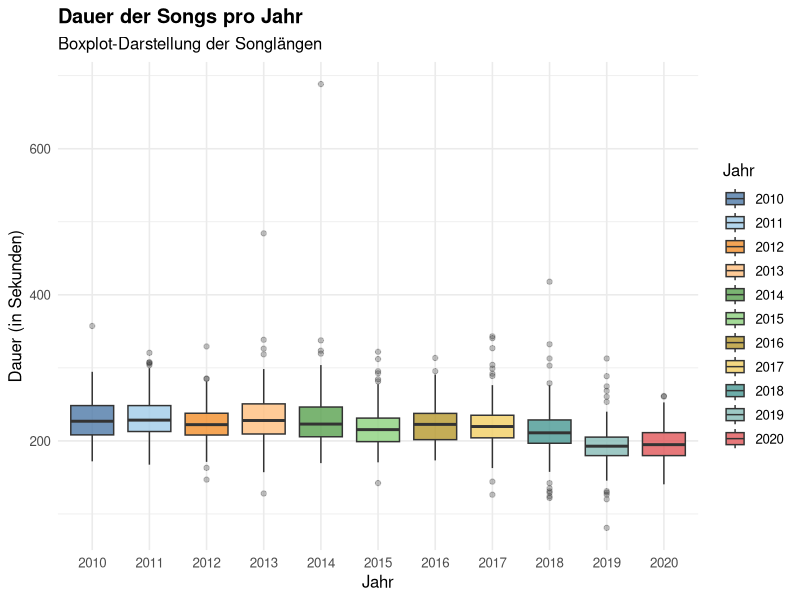

Recreate this plot in R.
## ---- chunk 1
knitr::opts_chunk$set(echo = TRUE)
## ---- chunk 2
fuenf <- 5 
print(fuenf)
fuenf * 4
## ---- chunk 3
library(ggplot2)
library(ggthemes)
spotify_data <- read.csv("./data/charts.csv")

beispiel_dauerprojahr_plot <- ggplot(data = spotify_data,
                                     aes(x = as.factor(year),
                                         y = duration_ms/1000)) +
  geom_boxplot(aes(fill = factor(year)), 
               alpha = 0.8,           
               outlier.alpha = 0.3) +  
  scale_fill_tableau("Tableau 20",     
                    name = "Jahr") +
  labs(title = "Dauer der Songs pro Jahr",
       subtitle = "Boxplot-Darstellung der Songlängen",
       x = "Jahr",
       y = "Dauer (in Sekunden)") +
  theme_minimal(base_size = 12) +
  theme(legend.position = "right",
        plot.title = element_text(face = "bold"))

beispiel_dauerprojahr_plot
## ---- chunk 4
mein_tempo_minimum <- 120 

mein_genre <- as.character("dance pop")

mein_dance <- 0.65

mein_db <- -7

mein_value <- 0.50

algoRuthmus <- function(songtitel) {
  auswahl <- spotify_data[spotify_data$title == songtitel, ]
  punkte <-  0
  if(auswahl$tempo >= mein_tempo_minimum) {punkte <- punkte + 1}
  if(auswahl$genre1 == mein_genre) {punkte <- punkte + 1}
  if(auswahl$danceability >= mein_dance) {punkte <- punkte + 1}
  if(auswahl$loudness >= mein_db) {punkte <- punkte + 1}
  if(auswahl$valence >= mein_value) {punkte <- punkte +1}
  ergebnis <- (punkte/5) * 100
  sprintf("Dieser Song entspricht zu %s Prozent deinem Geschmack.", ergebnis)
}
algoRuthmus("Pumped Up Kicks")
